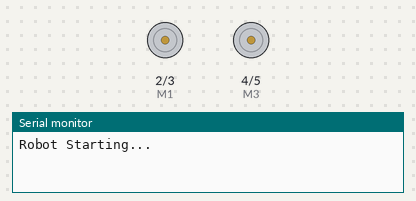
Simulated run of this sketch. Board: Arduino Uno, built with avr-gcc and run on an emulated ATmega328P. Parts: motor-driver pin pairs drawn as motors (green arrow = first pin HIGH = forward, orange = second pin HIGH = backward, longer = more drive), the last lines printed to the serial monitor.

Above: at 0.1 s.
At 1.1 s:
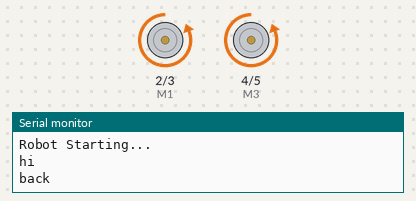
Timing chart, 0 to 2.6 s (numbered marks = the images above):
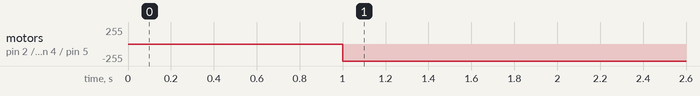

Measured:
- by itself, motor on pin 2 (M1) / pin 3 (M2), motor on pin 4 (M3) / pin 5 (M4): stopped → backward 255/255 at 1.0 s

The sketch:

test1.ino
```cpp
// motor working
#define M1 2
#define M2 3
#define M3 4
#define M4 5

void setup() {

  pinMode(M1, OUTPUT);
  pinMode(M2, OUTPUT);
  pinMode(M3, OUTPUT);
  pinMode(M4, OUTPUT);

  Serial.begin(9600);
  Serial.println("Robot Starting...");

  delay(1000);
}

void forward() {
  digitalWrite(M1, HIGH); digitalWrite(M2, LOW);
  digitalWrite(M3, HIGH); digitalWrite(M4, LOW);
  Serial.println("forw");
}

void backward() {
  digitalWrite(M1, LOW);  digitalWrite(M2, HIGH);
  digitalWrite(M3, LOW);  digitalWrite(M4, HIGH);
  Serial.println("back");
}

void turnLeft() {
  digitalWrite(M1, LOW);  digitalWrite(M2, HIGH);   // Left motors backward
  digitalWrite(M3, HIGH); digitalWrite(M4, LOW);    // Right motors forward
}

void turnRight() {
  digitalWrite(M1, HIGH); digitalWrite(M2, LOW);    // Left forward
  digitalWrite(M3, LOW);  digitalWrite(M4, HIGH);   // Right backward
}

void stopMotors() {
  digitalWrite(M1, LOW); digitalWrite(M2, LOW);
  digitalWrite(M3, LOW); digitalWrite(M4, LOW);
}

void loop() {
  Serial.println("hi");
    // forward();
    // delay(2000);
    // stopMotors();
    // delay(200);
    backward();
    delay(2000);
}
```
